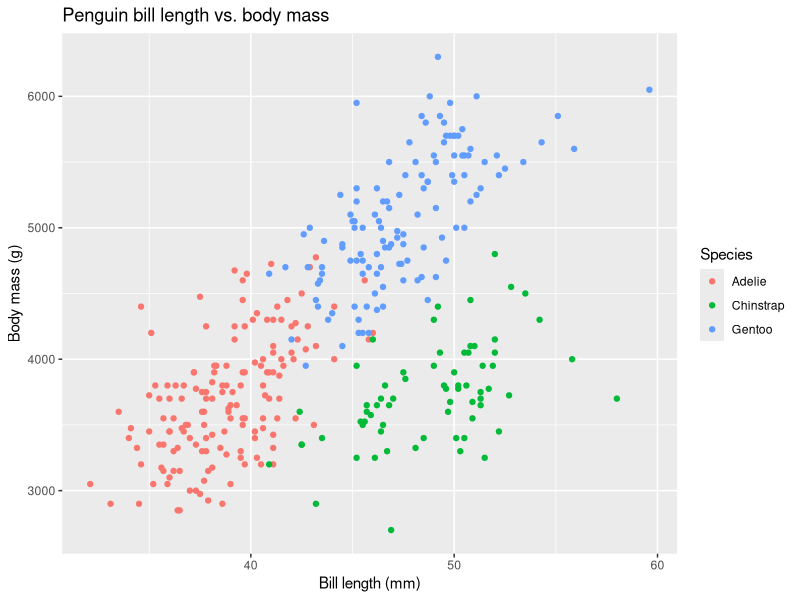

Reproduce this figure in R.
## ---- chunk 1
library(tidyverse)
library(palmerpenguins)

ggplot(penguins, aes(x = bill_length_mm, y = body_mass_g, color = species)) +
  geom_point() +
  labs(
    title = "Penguin bill length vs. body mass",
    x = "Bill length (mm)",
    y = "Body mass (g)",
    color = "Species"
  )
